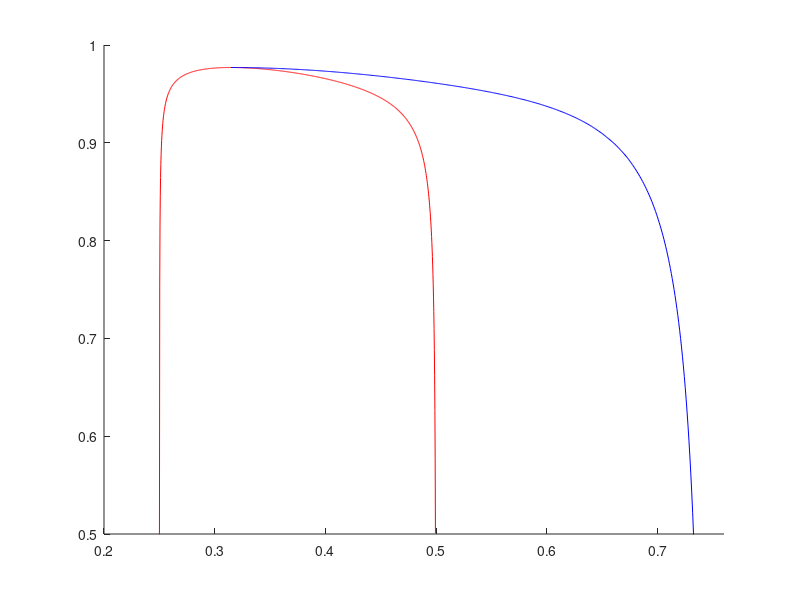

Reproduce this figure in MATLAB.
% se = load('sigma_ea_4096.dat');
% sr = load('sigma_re_900.dat');

hold on
% plot(se(:,1),se(:,2)-0.5,'--b')
% plot(sr(:,1),sr(:,2),'--m')

% tref = fzero(@(t)3*h1*sin(w*t)^2+(h1*cos(w*t)+h0)*cos(w*t),0.31);
tref = 0.314825861279561; TFIN = 0.7325;

p0 = 0.025;
h0 = .375; h1 = .125; w = 4*pi;

h = @(t) h1*cos(w*t) + h0;
dh = @(t) -w*h1*sin(w*t);

SIG = @(t) 1-sqrt(p0*h(t).^3./dh(t)) ;

%% CREA MALLA PARA INTERPOLACION de H(SIGMA)

t = linspace(0.250076,tref,2000);
HH = h(t); SS = SIG(t);

hIN = @(s) interp1(SS,HH,s);

%%

FSIG = @(t,s) 0.5*( (1-s).^2.*dh(t) - p0*h(t).^3 ) ./ ( (s-1).*(hIN(s)-h(t)) ) ;

Tp = linspace(0.250079,0.499365,1000);
plot(Tp,SIG(Tp),'-r'); ylim([0.5 1]); xlim([0.2 0.76])

tref = 0.31483;
TINT = linspace(tref,TFIN,500);
[aux,sigNUM] = ode23(FSIG,TINT,SIG(tref));

plot(aux,sigNUM,'-b');